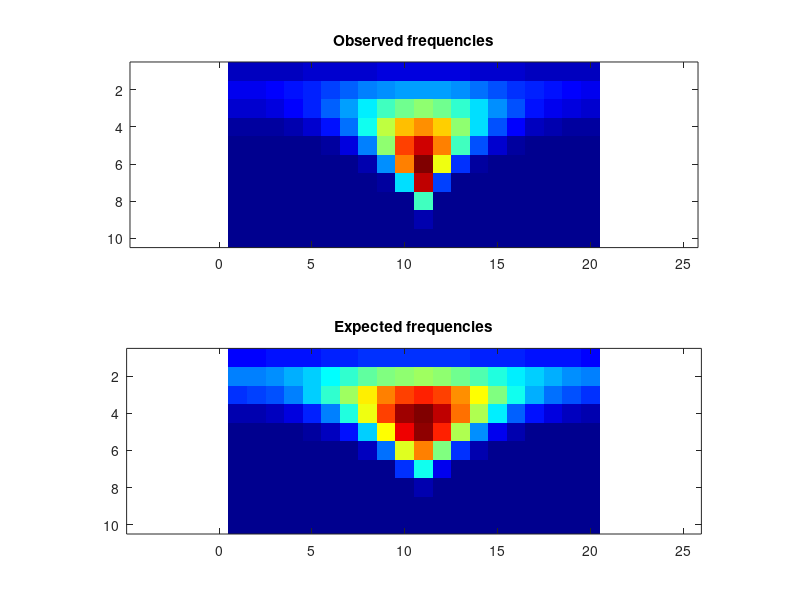

This figure's MATLAB source:
frequencies = [ 2440, 2389, 2413, 2599, 2761, 2823, 3030, 3139, 3326, 3419, 3457, 3507, 3333, 3248, 2971, 2837, 2639, 2583, 2431, 2382; 4344, 4623, 5017, 5706, 6516, 7361, 8905, 9986, 10951, 11565, 11595, 11544, 10693, 9627, 8488, 7132, 6177, 5442, 4887, 4527; 2943, 3234, 3778, 4737, 6404, 8793, 11502, 15189, 18435, 20585, 21288, 20263, 17639, 14167, 11022, 8171, 5879, 4526, 3560, 3112; 754, 824, 1211, 1713, 2998, 5529, 9770, 16247, 23446, 28816, 30775, 27990, 21364, 14424, 8627, 4690, 2562, 1582, 1090, 812; 25, 32, 64, 154, 398, 1267, 3717, 10112, 21701, 33929, 38731, 31420, 18269, 8129, 2852, 902, 287, 105, 45, 29; 0, 0, 0, 0, 3, 25, 246, 1949, 10695, 31393, 42566, 25623, 7117, 1230, 147, 16, 1, 0, 0, 0; 0, 0, 0, 0, 0, 0, 0, 7, 814, 14530, 39421, 7818, 318, 5, 0, 0, 0, 0, 0, 0; 0, 0, 0, 0, 0, 0, 0, 0, 0, 334, 18294, 34, 0, 0, 0, 0, 0, 0, 0, 0; 0, 0, 0, 0, 0, 0, 0, 0, 4, 218, 1665, 66, 1, 0, 0, 0, 0, 0, 0, 0; 0, 0, 0, 0, 0, 0, 0, 0, 2, 8, 9, 8, 1, 0, 0, 0, 0, 0, 0, 0 ];
expFrequencies = [ 9104.18, 9190.02, 9407.95, 9742.62, 10168, 10646.8, 11132.7, 11574.7, 11924.1, 12141.8, 12203.3, 12101.7, 11848.5, 11472, 11014.4, 10525.6, 10056, 9650.05, 9342.3, 9156.07; 17650.8, 18119.5, 19341.1, 21304, 23945.7, 27103.9, 30485.5, 33686.6, 36277.1, 37906.4, 38367.7, 37606.2, 35713.4, 32934.2, 29647.5, 26286.9, 23234.6, 20750.6, 18968.4, 17933.3; 12072.8, 12765.1, 14666.4, 18017.1, 23101.7, 30033.8, 38434.7, 47215.2, 54784.5, 59683, 61080.1, 58775.5, 53110, 45087.5, 36263.4, 28153.2, 21668.4, 17035.6, 14071.4, 12487.5; 2957.52, 3294.07, 4312.07, 6444.41, 10521.2, 17758, 29190.3, 44253.2, 59618.1, 70526.4, 73738.9, 68460.2, 56047.5, 40317.9, 25953.9, 15600.3, 9267.98, 5774.69, 3978.64, 3156.96; 111.772, 137.366, 230.078, 498.083, 1288.99, 3624.55, 9953.3, 23882.5, 45463.2, 65465, 72035.6, 61392.6, 39753.2, 19583, 7813.86, 2799.62, 1006.61, 403.18, 197.191, 126.634; 0.0372205, 0.0585573, 0.180884, 0.965239, 7.42139, 66.7262, 569.276, 3829.06, 17175.8, 43012.8, 55159.2, 36451.2, 12419.1, 2463.27, 339.92, 38.608, 4.37574, 0.611386, 0.129204, 0.048979; 3.77726e-014, 1.61057e-013, 5.44287e-012, 8.76537e-010, 3.70036e-007, 0.000216674, 0.0937932, 17.2504, 914.769, 12146.6, 27764.6, 7306.14, 388.618, 5.26178, 0.0221383, 4.4874e-005, 7.82743e-008, 2.2206e-010, 1.92459e-012, 9.1218e-014; 0, 0, 0, 0, 0, 0, 0, 6.78323e-017, 6.8027e-005, 141.468, 3156.08, 12.5537, 2.38333e-007, 0, 0, 0, 0, 0, 0, 0; 0, 0, 0, 0, 0, 0, 0, 0, 0, 0, 0, 0, 0, 0, 0, 0, 0, 0, 0, 0; 0, 0, 0, 0, 0, 0, 0, 0, 0, 0, 0, 0, 0, 0, 0, 0, 0, 0, 0, 0 ];
colormap(jet);
clf; subplot(2,1,1);
imagesc(frequencies);
title('Observed frequencies');
axis equal;
subplot(2,1,2);
imagesc(expFrequencies);
axis equal;
title('Expected frequencies');
